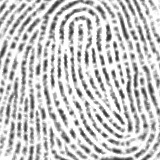
#> input picture fingerprint_dataset/real_data/00001.bmp, 160 x 160 px, found by its file name; its folder holds 4 pictures in this run
$ python data_analysis_preprocessing.py
#> lines starting #> are read from the running program, lines starting #| are printed output that depends on the picture
import cv2
import numpy as np
import matplotlib.pyplot as plt
import os

# Define paths based on the project structure
dataset_path = "fingerprint_dataset/real_data/"
image_path = None

# Get a list of all the images in the dataset
image_names = os.listdir(dataset_path)

# Display the list of images to the user
print("Select an image from the following list:")
for i, image_name in enumerate(image_names):
    print(f"{i}: {image_name}")

# Allow the user to select an image
selected_image_index = int(input("Enter the index of the image you want to select: "))
#> the answer given: 1

# Load the selected image
image_path = os.path.join(dataset_path, image_names[selected_image_index])
image = cv2.imread(image_path, cv2.IMREAD_GRAYSCALE)
#> image is the input picture: shape (160, 160); min 54, max 255, mean 198.9

# Check if the image was loaded successfully
if image is not None and not image.size == 0:

    # Define a function to load and pre-process an image
    def load_and_pre_process_image(image_path):
        # Load the image
#> called with image_path = 'fingerprint_dataset/real_data/00001.bmp'
        image = cv2.imread(image_path, cv2.IMREAD_GRAYSCALE)

        # Normalization: Ensure the image has consistent dimensions
        desired_height, desired_width = 160, 160
        image = cv2.resize(image, (desired_width, desired_height))


        # Pre-processing: Apply any desired pre-processing techniques
        blurred_image = cv2.GaussianBlur(image, (5, 5), 0)
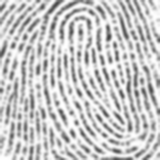
#> blurred_image: shape (160, 160); min 69, max 255, mean 198.9

        return blurred_image

    # Pre-process the selected image
    preprocessed_image = load_and_pre_process_image(image_path)

    #This is a form of data visualization, as it allows the user to see and compare the two images.
    # Display the original and pre-processed images,
    plt.subplot(1, 2, 1)
    plt.title("Original Image")
    plt.imshow(image, cmap="gray")

    plt.subplot(1, 2, 2)
    plt.title("Pre-processed Image")
    plt.imshow(preprocessed_image, cmap="gray")

    plt.show()
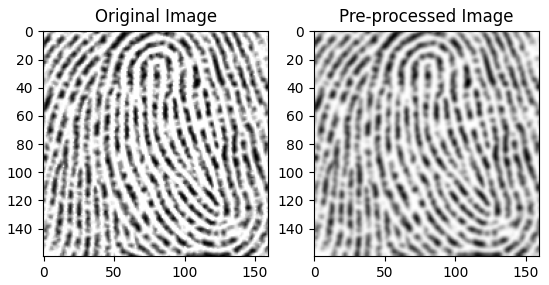
#> figure drawn by matplotlib, 2 panels

else:
    print("Error: Unable to load or invalid image.")
